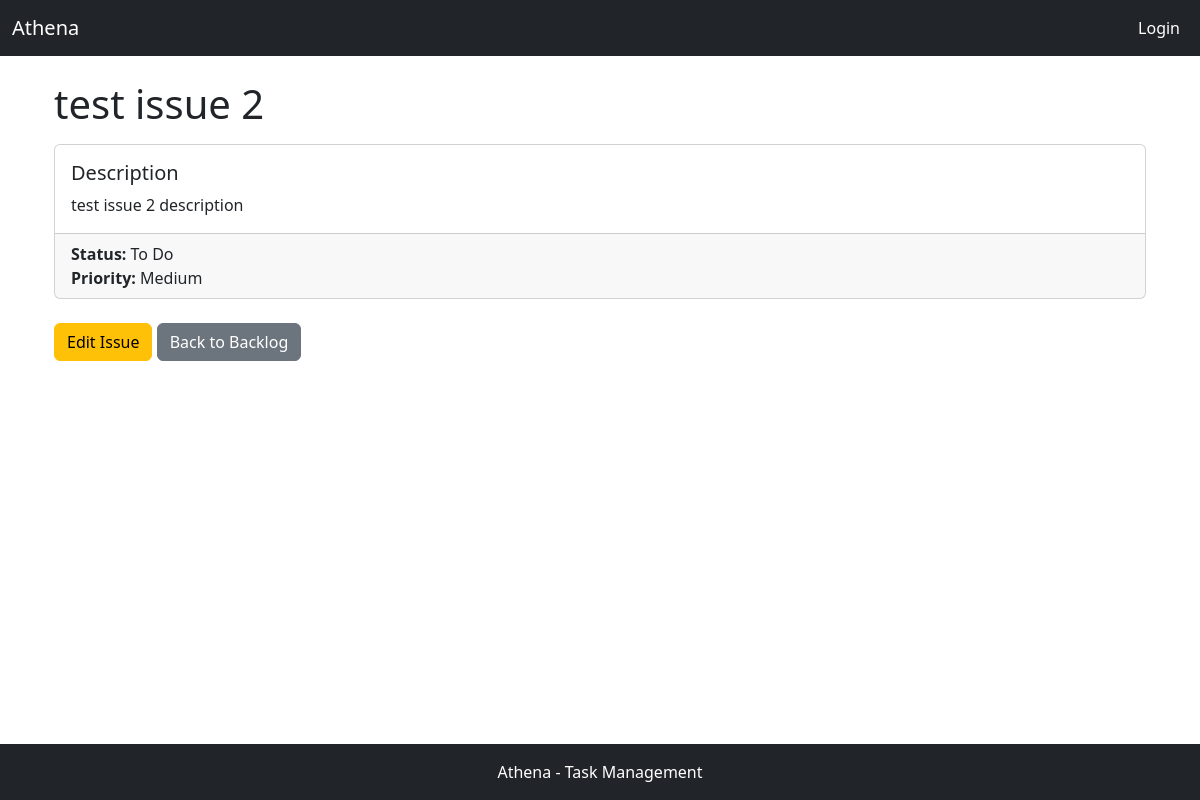
Screenshot of /tickets/issue/1/ with the database file from the repository.
### apps/tickets/models.py (models this page shows, shortened)
class Issue(models.Model):
    STATUS_CHOICES = [
        ("TODO", "To Do"),
        ("IN_PROGRESS", "In Progress"),
        ("DONE", "Done"),
    ]
    PRIORITY_CHOICES = [
        ("LOW", "Low"),
        ("MEDIUM", "Medium"),
        ("HIGH", "High"),
    ]
    title = models.CharField(max_length=200)
    description = models.TextField()
    priority = models.CharField(
        max_length=12,
        choices=PRIORITY_CHOICES,
        default="Medium",
        null=False,
        blank=False,  # Ensure that blank or null values are not allowed
    )
    status = models.CharField(
        max_length=12,
        choices=STATUS_CHOICES,
        default="TODO",
        null=False,
        blank=False,  # Ensure that blank or null values are not allowed
    )
    project = models.ForeignKey(Project, on_delete=models.CASCADE)
    created_at = models.DateTimeField(auto_now_add=True)
    updated_at = models.DateTimeField(auto_now=True)

### apps/tickets/views.py (the view)
# urls.py: path('issue/<int:issue_id>/', views.issue_detail_view, name='issue_detail_view'),
def issue_detail_view(request, issue_id):
    issue = Issue.objects.get(id=issue_id)
    return render(request, 'tickets/issue_detail.html', {'issue': issue})

### apps/tickets/templates/tickets/issue_detail.html (shortened to what this page needs)
{% extends "base.html" %}
{% block content %}
<div class="container mt-4">
    <h1 class="mb-3">{{ issue.title }}</h1>
    <div class="card mb-4">
        <div class="card-body">
            <h5 class="card-title">Description</h5>
            <p class="card-text">{{ issue.description }}</p>
        </div>
        <div class="card-footer">
            <p class="mb-0"><strong>Status:</strong> {{ issue.get_status_display }}</p>
            <p class="mb-0"><strong>Priority:</strong> {{ issue.get_priority_display }}</p>
        </div>
    </div>
    <a href="{% url 'issue_update_view' issue.id %}" class="btn btn-warning">Edit Issue</a>
    <a href="{% url 'backlog_view' issue.project.id %}" class="btn btn-secondary">Back to Backlog</a>
</div>
{% endblock %}

### rows the page displays
Issue: title "test issue 2", description "test issue 2 description", status "To Do", priority "Medium"
